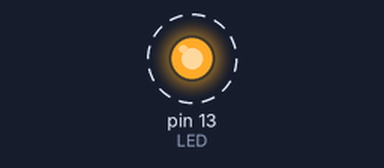
A sketch run on a simulated Arduino Uno, built with avr-gcc and run on an emulated ATmega328P. On the bench: output pins drawn as LEDs (lit = HIGH). Dashed ring = blinking.

Above: at 0.12 s.
Timing chart, 0 to 3.0 s (numbered marks = the images above):
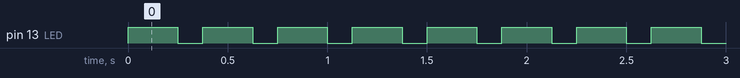

The sketch:

testclignotement.ino
```cpp
// --- Que fait ce programme ? ---
/* Fait clignoter une LED*/

// --- Circuit à réaliser ---
// Connecter une LED en série avec résistance sur la broche 2 (configurée en sortie)


// --- constantes des broches ---

const int LED=13; //declaration constante de broche

void setup()   {
pinMode(LED, OUTPUT);
}

void loop(){

digitalWrite(LED,HIGH);
delay(250);
digitalWrite(LED,LOW);
delay(125);}
```

Measured:
- by itself, pin 13 (LED): alternates HIGH for 0.25 s and LOW for 0.13 s
